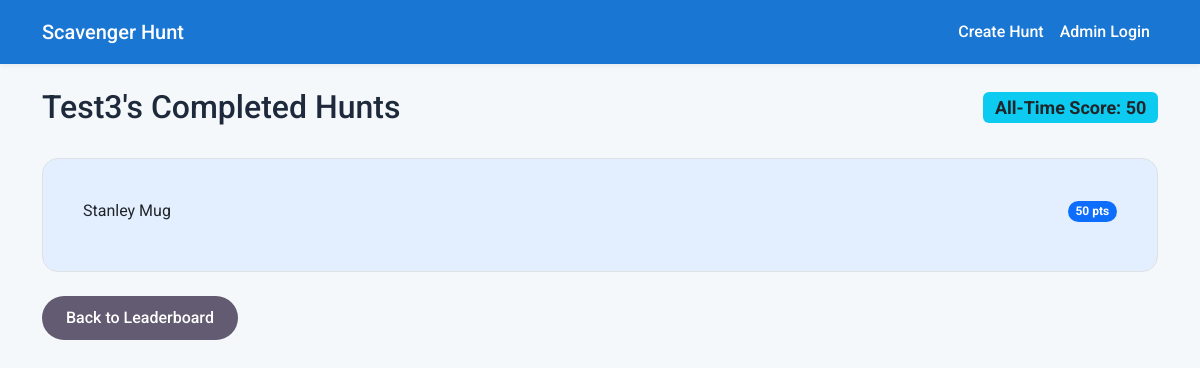
The page /user/Test3 on the database its author committed.
### app.py (models this page shows)
class Player(db.Model):
    id = db.Column(db.Integer, primary_key=True)
    username = db.Column(db.String(255), nullable=False)
    hunt_id = db.Column(db.Integer, db.ForeignKey('hunt.id'), nullable=False)
    total_score = db.Column(db.Integer, default=0)
    is_completed = db.Column(db.Boolean, default=False)
    attempts = db.relationship('Attempt', backref='player', lazy=True)

class Hunt(db.Model):
    id = db.Column(db.Integer, primary_key=True)
    name = db.Column(db.String(255), nullable=False)
    targets = db.relationship('Target', backref='hunt', lazy=True, cascade="all, delete-orphan")

### app.py (the view)
@app.route('/user/<username>')
def user_details(username):
    user_scores = db.session.query(
        Hunt.name,
        Player.total_score
    ).join(Player, Hunt.id == Player.hunt_id)\
     .filter(Player.username == username, Player.is_completed == True)\
     .order_by(Hunt.name)\
     .all()
    total_score_all_time = sum(score for _, score in user_scores)
    return render_template('user_details.html', username=username, scores=user_scores, total_score=total_score_all_time)

### templates/user_details.html
{% extends 'layout.html' %}
{% block content %}
<div class="d-flex justify-content-between align-items-center">
    <h2>{{ username }}'s Completed Hunts</h2>
    <h4><span class="badge bg-info text-dark">All-Time Score: {{ total_score }}</span></h4>
</div>
<div class="card mt-4">
    <div class="card-body">
        {% if scores %}
            <ul class="list-group list-group-flush">
                {% for hunt_name, score in scores %}
                    <li class="list-group-item d-flex justify-content-between align-items-center p-3">
                        <span>{{ hunt_name }}</span>
                        <span class="badge bg-primary rounded-pill">{{ score }} pts</span>
                    </li>
                {% endfor %}
            </ul>
        {% else %}
            <p class="text-muted">{{ username }} has not completed any scavenger hunts yet.</p>
        {% endif %}
    </div>
</div>
<a href="{{ url_for('index') }}" class="btn btn-secondary mt-4">Back to Leaderboard</a>
{% endblock %}

### templates/layout.html (style rules this page uses)
:root { --bs-body-font-family: 'Roboto', sans-serif; --m3-surface: #F4F8FB; --m3-surface-container: #E3EFFF; --m3-on-surface: #1E293B; --m3-primary: #1976D2; --m3-primary-hover: #1565C0; --m3-secondary: #0288D1; --m3-success: #2E7D32; --m3-warning: #ED6C02; --m3-outline: #90CAF9; }
body { background-color: var(--m3-surface); color: var(--m3-on-surface); font-family: var(--bs-body-font-family); }
.card { border: 1px solid #dee2e6; border-radius: 16px; background-color: var(--m3-surface-container); box-shadow: none; overflow: hidden; }
.card-body { padding: 24px; }
.btn { border-radius: 100px; padding: 10px 24px; font-weight: 500; border: none; transition: all 0.2s ease; }
.btn-secondary { background-color: #625B71; color: #fff; }
.list-group-item { border: 1px solid #dee2e6; margin-bottom: 8px; border-radius: 12px !important; background-color: var(--m3-surface-container); }
.list-group { background: transparent; }

### rows shown on the page
Player: username "Test3", name "Stanley Mug", total_score "50"

### other values the page prints
{{ total_score }} "50"
